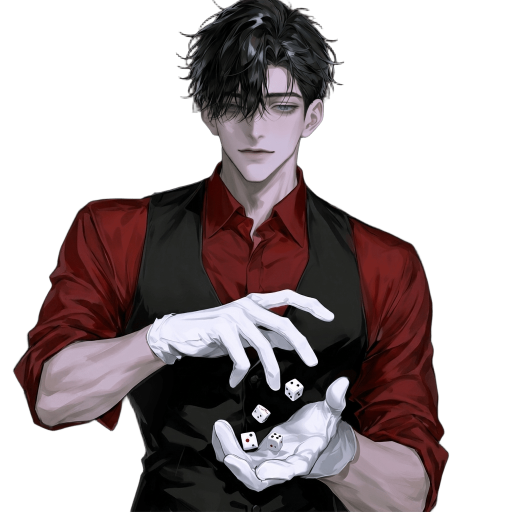
#> input picture ikemen.png, 1024 x 1024 px (shown at 1/2 size)
$ python test_masks.py
#> lines starting #> are read from the running program, lines starting #| are printed output that depends on the picture
#> further down, img is the input picture: PIL image 1024x1024 RGBA; mean R, G, B, A 78.2, 88.1, 72.3, 129.3
from PIL import Image, ImageDraw, ImageFilter, ImageChops

def create_masked_layer(base_img, polygons, blur_radius, out_name):
#> called with blur_radius = 40, out_name = 'layer_head.png'
    w, h = base_img.size
#> w = 1024; h = 1024
    mask = Image.new('L', (w, h), 0)
#> mask: PIL image 1024x1024 L; every value is 0
    draw = ImageDraw.Draw(mask)
    for poly in polygons:
        draw.polygon(poly, fill=255)

    mask = mask.filter(ImageFilter.GaussianBlur(blur_radius))

    # Extract alpha from base_img and multiply by mask
    r, g, b, a = base_img.split()
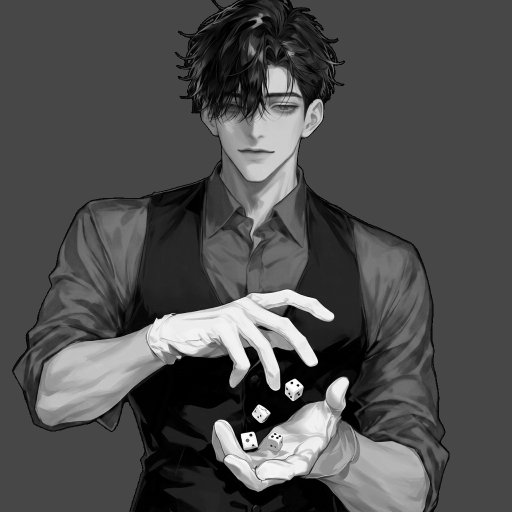
#> r: PIL image 1024x1024 L (shown at 1/2 size); min 0, max 252, mean 78.2
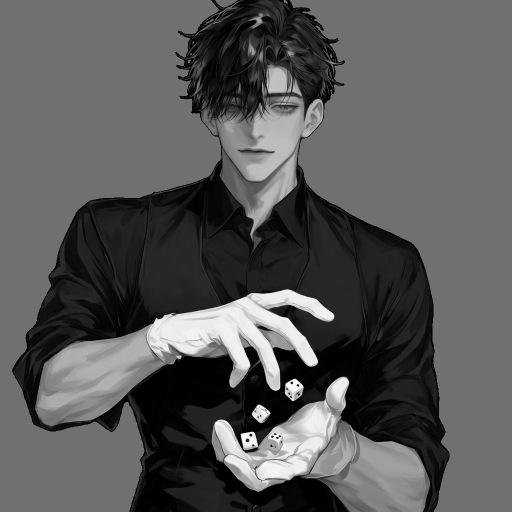
#> g: PIL image 1024x1024 L (shown at 1/2 size); min 0, max 251, mean 88.1
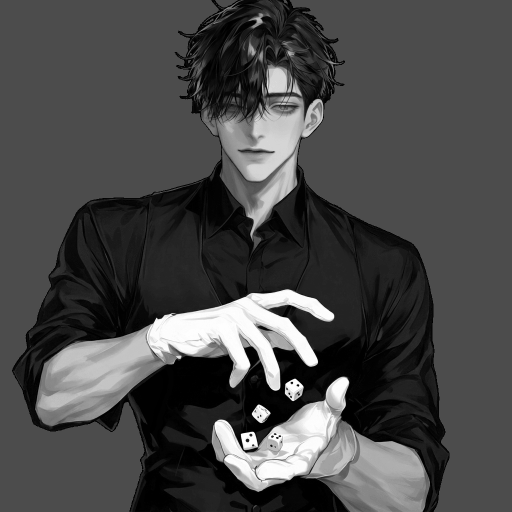
#> b: PIL image 1024x1024 L (shown at 1/2 size); min 0, max 254, mean 72.3
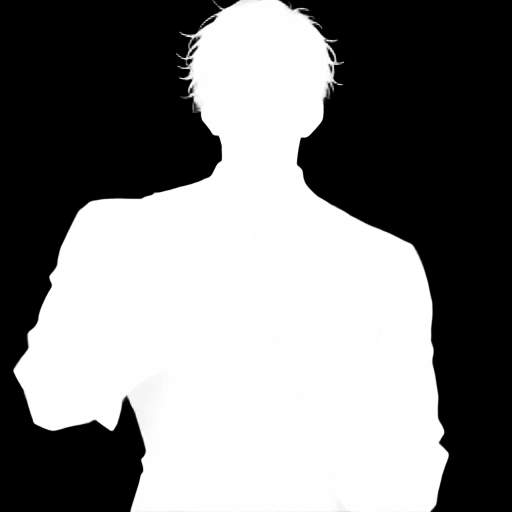
#> a: PIL image 1024x1024 L (shown at 1/2 size); min 0, max 255, mean 129.3
    new_alpha = ImageChops.multiply(a, mask)

    layer = Image.merge("RGBA", (r, g, b, new_alpha))
    layer.save(out_name)
    print(f"Saved {out_name}")

img = Image.open('ikemen.png').convert("RGBA")

# Head (including some hair)
head_poly = [(300,50), (700,50), (700,450), (300,450)]
create_masked_layer(img, [head_poly], 40, 'layer_head.png')

# Front Hair
hair_poly = [(350,50), (674,50), (674,250), (350,250)]
create_masked_layer(img, [hair_poly], 20, 'layer_hair.png')

# Left Arm (viewer left)
l_arm_poly = [(0,400), (450,400), (450,1024), (0,1024)]
create_masked_layer(img, [l_arm_poly], 40, 'layer_arm_l.png')

# Right Arm (viewer right)
r_arm_poly = [(600,400), (1024,400), (1024,1024), (600,1024)]
create_masked_layer(img, [r_arm_poly], 40, 'layer_arm_r.png')
#> call 4 of create_masked_layer, with blur_radius = 40, out_name = 'layer_arm_r.png'
#> in create_masked_layer (call 4), `new_alpha = ImageChops.multiply(a, mask)`:
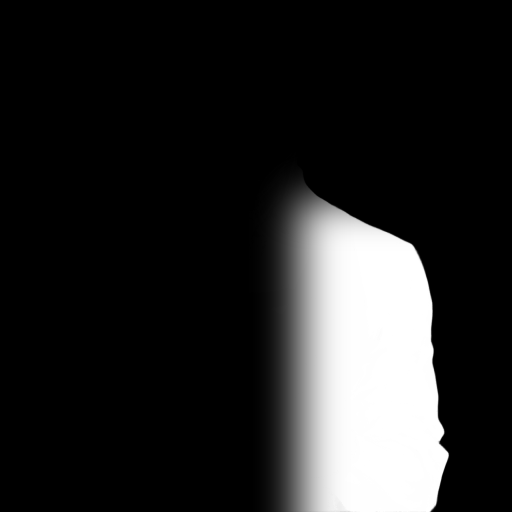
#> new_alpha: PIL image 1024x1024 L (shown at 1/2 size); min 0, max 255, mean 37.5

# Dice Area
dice_poly = [(400,600), (600,600), (650,900), (350,900)]
create_masked_layer(img, [dice_poly], 30, 'layer_dice.png')
#> in create_masked_layer (call 5), `mask = mask.filter(ImageFilter.GaussianBlur(blur_radius))`:
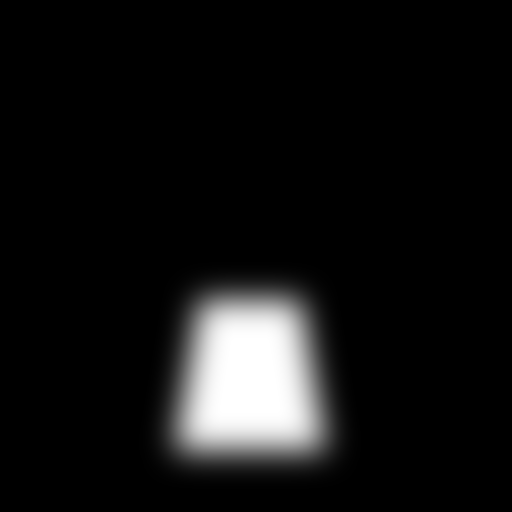
#> mask: PIL image 1024x1024 L (shown at 1/2 size); min 0, max 255, mean 18.4
#> in create_masked_layer (call 5), `layer = Image.merge("RGBA", (r, g, b, new_alpha))`:
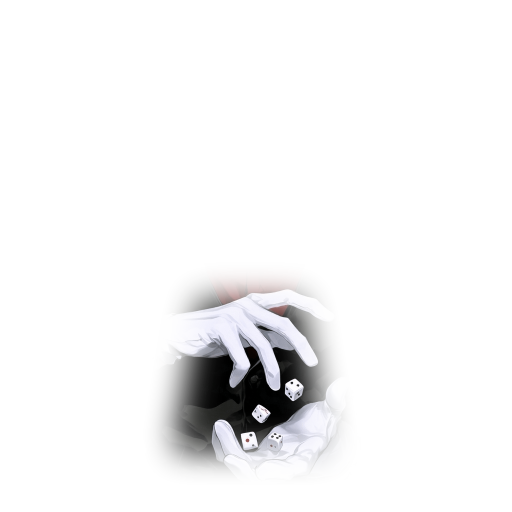
#> layer: PIL image 1024x1024 RGBA (shown at 1/2 size); mean R, G, B, A 78.2, 88.1, 72.3, 18.2; transparent parts drawn white
